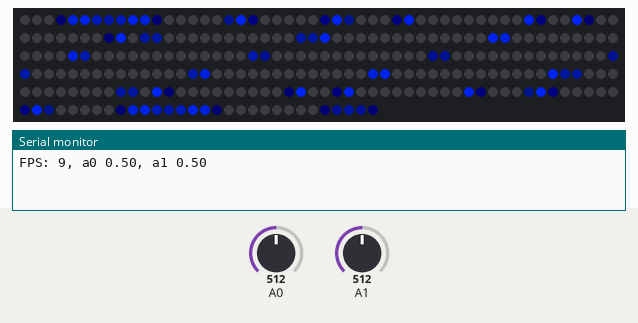
This sketch was run on a simulated Arduino Uno, built with avr-gcc and run on an emulated ATmega328P. Parts: 280 RGB LEDs in strip order, left to right, continuing on the next row, the last lines printed to the serial monitor. The inputs (shaded band) are chosen by the test bench; at power-on: A0 = 512, A1 = 512. Dim RGB values are drawn brighter than linear.

Above: at 1.2 s.
1.3 s: A0 set to 1010
At 1.5 s:
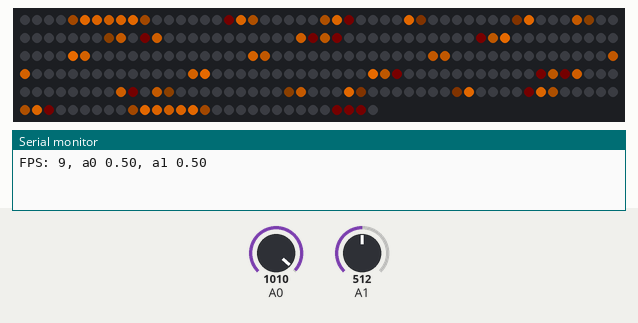
3.3 s: A1 set to 1010
At 3.6 s:
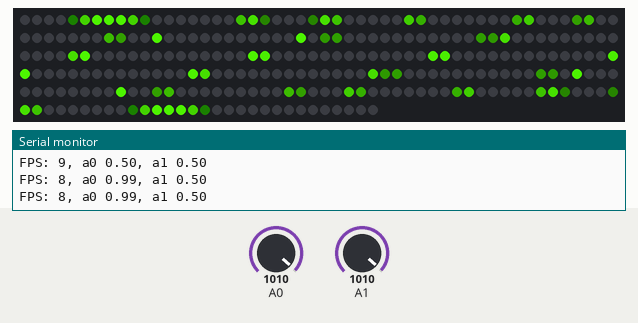
5.4 s: A0 set to 122
At 6.48 s:
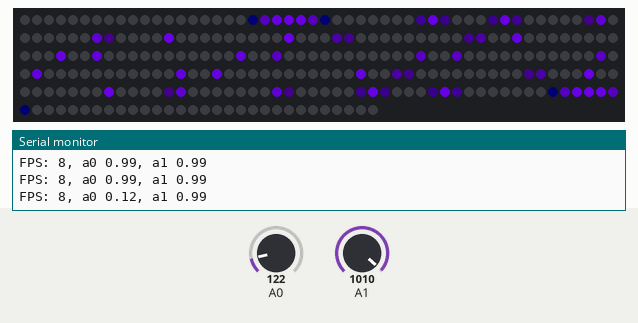
8.1 s: A1 set to 511
At 10.25 s:
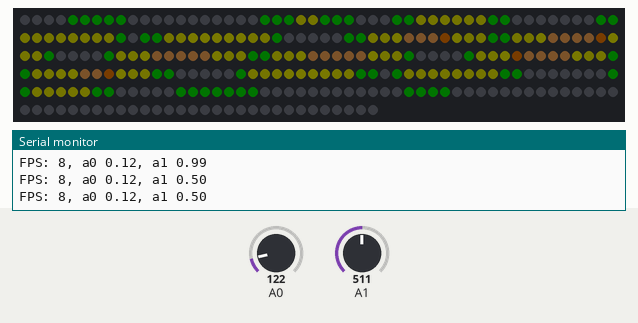
11.1 s: A0 set to 0
At 11.8 s:
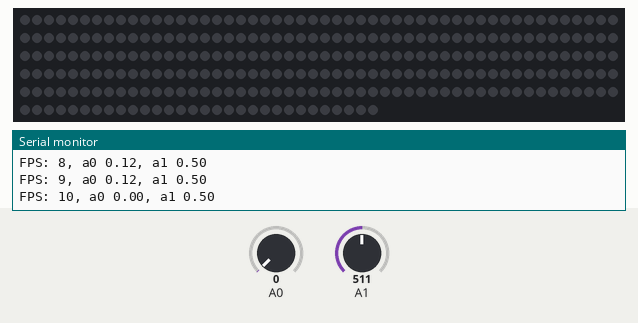
12.8 s: A0 set to 306
At 13.02 s:
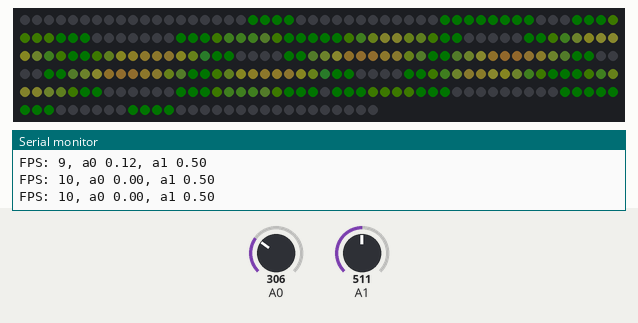

Measured:
- after the input at 1.3 s, the LEDs: first differ from a run without the input after 0.14 s (image 1)
- after the input at 11.1 s, the LEDs: first differ from a run without the input after 0.20 s (image 5)
- after the input at 12.8 s, the LEDs: change after 0.17 s (image 6)

The sketch:

kaos.ino
```cpp
#include "FastLED.h"

#define NUM_LEDS_X 15
#define NUM_LEDS_Y 18
#define NUM_LEDS 280
CRGB leds[NUM_LEDS];


// Globals

float a0 = 0.9;
float a1 = 0.9;

float td = 0;
float t = 0;

void setup() {
  Serial.begin(9600);
//  FastLED.addLeds<WS2801, 8, 9, RGB>(leds, NUM_LEDS);
  FastLED.addLeds<APA102, 11, 13, RGB, DATA_RATE_MHZ(4)>(leds, NUM_LEDS);
}


//
// Programs
//

class Program {

    public:
    ~Program(){};

    virtual void reset() = 0;
    virtual void frame(float t) = 0;
    virtual CHSV pixel(float t, float x, float y, int ix, int iy) = 0;

};

class Gray : public Program {

  public:

  void reset() {};
  void frame(float t) {}

  CHSV pixel(float t, float x, float y, int ix, int iy) {
    //float h = fmod((t) * 0.01, 1);
    return hsv(0, 0, 1);
  }
};

class ColorBall : public Program {

  public:

  void reset() {};

  void frame(float t) {
    cx = cos(t) * 0.2;
    cy = sin(t) * 0.2;
  }

  CHSV pixel(float t, float x, float y, int ix, int iy) {
    float d = dist2(x, y, cx, cy);
    float v = ball(d);
    float h = fmod((t) * 0.01 + d * 0.3, 1);
    return hsv(h, s * a1, v * a0);
  }

  private:
  float s = 1;
  float cx = 0;
  float cy = 0;
};

class Circle : public Program {

  public:

  void reset() {};
  void frame(float t) {}

  CHSV pixel(float t, float x, float y, int ix, int iy) {
    float r = abs(sinf(t + a1));
    float h  = fmod(t*0.1 + a0, 1);
    float d = dist2(x, y, 0, 0);
    float v = ball((d - r) * 10);
    return hsv(h, 1, v);
  }
};


class Pong : public Program {

  public:

  void reset() {};
  void frame(float t) {
    if(ballPositionX < -1 || ballPositionX > 1) ballVelocityX *= -1;
    if(ballPositionY < -1 || ballPositionY > 1) ballVelocityY *= -1;
    ballPositionX += ballVelocityX * td;
    ballPositionY += ballVelocityY * td;
  }

  CHSV pixel(float t, float x, float y, int ix, int iy) {
    // ball
    float d = dist2(x, y, ballPositionX, ballPositionY);
    float v = ball(d * 5);
    float h  = fmod(t*0.1 + a0, 1);
    return hsv(h, a1, v);

  }

  private:
  float racket1 = 0.5;
  float racket2 = 0.5;
  float ballPositionX = 0.5;
  float ballPositionY = 0.5;
  float ballVelocityX = 1.0597451;
  float ballVelocityY = 1.94872;
};

//
// Controller
//

// Avaliable programs
Pong pong;
ColorBall colorBall;
Circle circle;
Gray gray;
Program *program = &gray;

void changeProgram(float t) {
  int n = ((int)t/10) % 3;
  if(n == 0) program = &circle;
  else if(n == 1) program = &colorBall;
  else program = &pong;
  program->reset();
}


//
// The loop
//

long lastMillis = 0.5;
long loops = 0.5;

float NUM_LEDS_X_R = 1.0/NUM_LEDS_X;
float NUM_LEDS_Y_R = 1.0/NUM_LEDS_Y;

void loop() {
  long currentMillis = millis();
  loops++;

  float newTime = millis() / 1000.0f;
  td = newTime - t;
  t = newTime;
  changeProgram(t);

  a0 = (float)analogRead(A0) / 1023;
  a1 = (float)analogRead(A1) / 1023;

  program->frame(t);
  for ( int i = 0; i < NUM_LEDS; i++) {
    int iy = i / NUM_LEDS_X;
    int ix = i % NUM_LEDS_X;
    if(iy % 2 == 1) ix = NUM_LEDS_X - ix - 1; // Snake layout

    // Unit coordinates
    float y = (float)iy / NUM_LEDS_Y * 2 - 1 + NUM_LEDS_Y_R;
    float x = (float)ix / NUM_LEDS_X * 2 - 1 + NUM_LEDS_X_R;

    leds[i] = program->pixel(t, x, y, ix, iy);
  }

  FastLED.show();

  // Show FPS
  if(currentMillis - lastMillis > 1000){
    Serial.print("FPS: ");
    Serial.print(loops);
    Serial.print(", a0 ");
    Serial.print(a0);
    Serial.print(", a1 ");
    Serial.print(a1);
    Serial.println();

    lastMillis = currentMillis;
    loops = 0;
  }
}


//
// Utilities
//

CHSV hsv(float h, float s, float v) {
  return CHSV(h * 255, s * 255, v * 255);
}

float smoothstep(float edge0, float edge1, float x) {
  // https://en.wikipedia.org/wiki/Smoothstep
  x = constrain((x - edge0) / (edge1 - edge0), 0.0, 1.0);
  return x * x * (3 - 2 * x);
}

float ball(float x) {
  x = abs(x);
  x = constrain(x, 0.0, 1.0);
  x = -x + 1;
  return x * x * (3 - 2 * x);
}

float dist(float a, float b) {
  float d = abs(a - b);
  return min(d, 1 - d);
}

float dist2(float x1, float y1, float x2, float y2) {
  float dx = x1 - x2;
  float dy = y1 - y2;
  return sqrt(dx*dx + dy*dy);
}

float cosOne(float x) {
  return (cos(x * PI) + 1) * 0.5;
}
```
